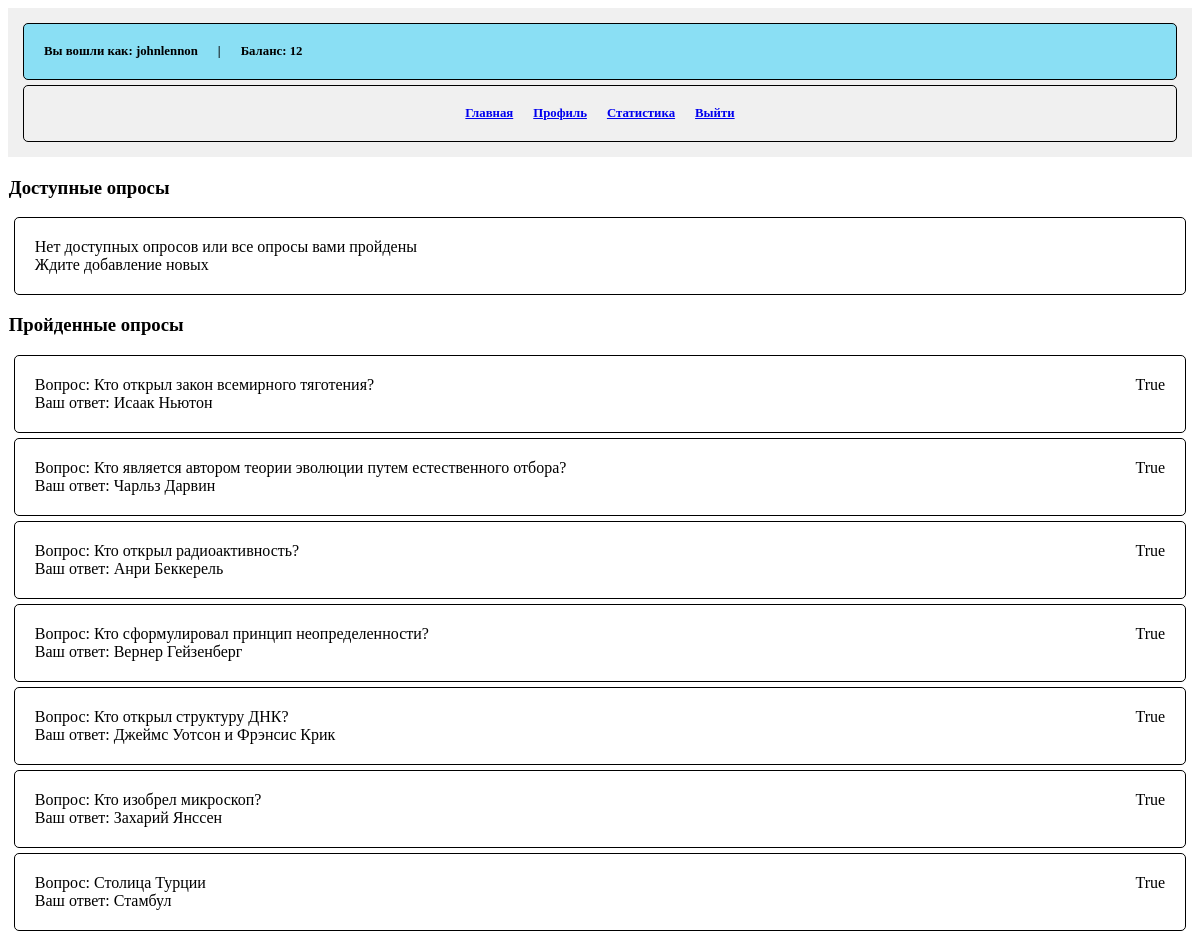
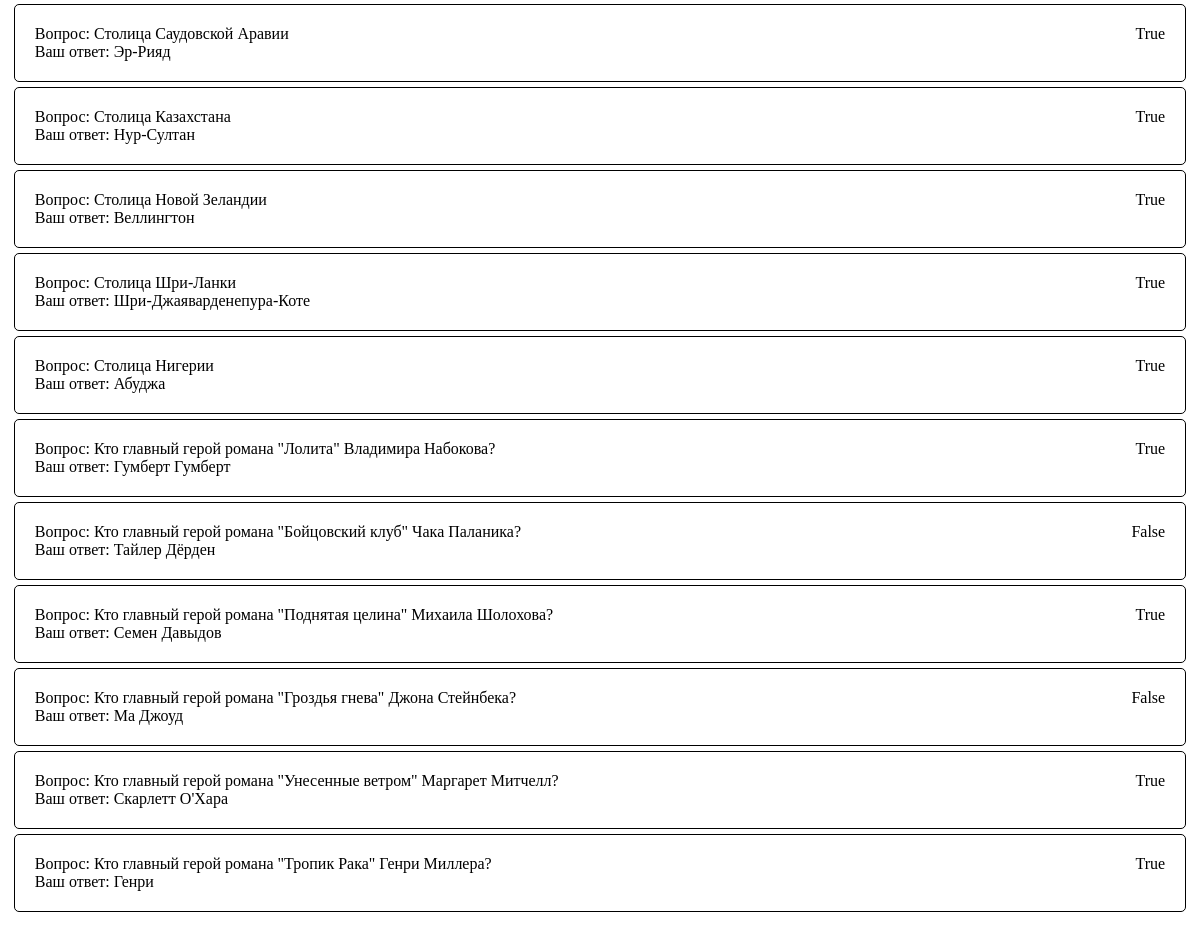
Screenshot of / (signed in) with the database file from the repository (2 pictures, top to bottom).
### polls/models.py (models this page shows, shortened)
class UserProfile(models.Model):
    user = models.OneToOneField(User, on_delete=models.CASCADE)
    currency = models.IntegerField(default=0)
    background_color = models.CharField(max_length=7, default='#FFFFFF')
    border_color = models.CharField(max_length=7, default='#000000')

class UserAnswer(models.Model):
    user = models.ForeignKey(User, on_delete=models.CASCADE)
    question = models.ForeignKey(Question, on_delete=models.CASCADE)
    choice = models.ForeignKey(Choice, on_delete=models.CASCADE)
    result = models.BooleanField(default=False)

class Question(models.Model):
    quiz = models.ForeignKey(Quiz, on_delete=models.CASCADE)
    question_text = models.CharField(max_length=200)
    pub_date = models.DateTimeField("created_at")
    def __str__(self):
        return self.question_text

class Choice(models.Model):
    question = models.ForeignKey(Question, on_delete=models.CASCADE)
    choice_text = models.CharField(max_length=200)
    correct = models.BooleanField(default=False)
    def __str__(self):
        return self.choice_text

### polls/views.py (the view)
# urls.py: path('', views.quizzes_list, name='quizzes_list'),
@login_required
def quizzes_list(request):
    quizzes = Quiz.objects.all()
    answers = UserAnswer.objects.filter(user=request.user)
    quizzes_done = [answer.question.quiz for answer in answers]
    quizzes_available = [quiz for quiz in quizzes if quiz not in quizzes_done]
    return render(request, 'quizzes_list.html', {'quizzes': quizzes_available, 'answers': answers})

### polls/templates/quizzes_list.html (shortened to what this page needs)
{% extends 'base.html' %}
{% block content %}
    <h3>Доступные опросы</h3>
    {% if not quizzes %}
    <span>
        <a>Нет доступных опросов или все опросы вами пройдены<br>Ждите добавление новых</a>
    </span>
    {% endif %}
    <h3>Пройденные опросы</h3>
    {% for answer in answers %}
        <span>
            <a>Вопрос: {{ answer.question }}<br>Ваш ответ: {{ answer.choice }}</a>
            <a>{{ answer.result }}</a>
        </span>
    {% endfor %}
{% endblock %}

### polls/templates/base.html (shortened to what this page needs)
<!DOCTYPE html>
<html lang="en">
<head>
</head>
<body>
    <header>
        {% if user.is_authenticated %}
            <span style="border-color: {{ user.userprofile.border_color }}; background: {{ user.userprofile.background_color }};  display: flex; justify-content: flex-start;">
                <a>Вы вошли как: {{ user.username }}</a>
                <a>|</a>
                <a>Баланс: {{ user.userprofile.currency }}</a>
            </span>
            <span style="display: flex; justify-content: center;">
                <a href="{% url 'quizzes_list' %}">Главная</a>
                <a href="{% url 'user_profile' %}">Профиль</a>
                <a href="{% url 'user_list' %}">Статистика</a>
                <a href="{% url 'logout' %}">Выйти</a>
            </span>
        {% else %}
            <span>
                Вы не вошли в систему
            </span>
        {% endif %}
    </header>
    <main>
        {% block content %}
        {% endblock %}
    </main>
</body>
</html>

### polls/templates/base.html (style rules this page uses)
header { display: block; font-size: .8em; font-weight: bold; justify-content: space-between; padding: 10px; background-color: #f0f0f0; }
main { padding: .8px; }
span { display: flex; font-size: 1em; justify-content: space-between; border: 1px solid black; border-radius: 5px; margin: 5px; padding: 10px; }
a { padding: 10px; }

### rows the page displays
UserAnswer: question "Кто открыл закон всемирного тяготения?", choice "Исаак Ньютон", result "True"
UserAnswer: question "Кто является автором теории эволюции путем естественного отбора?", choice "Чарльз Дарвин", result "True"
UserAnswer: question "Кто открыл радиоактивность?", choice "Анри Беккерель", result "True"
UserAnswer: question "Кто сформулировал принцип неопределенности?", choice "Вернер Гейзенберг", result "True"
UserAnswer: question "Кто открыл структуру ДНК?", choice "Джеймс Уотсон и Фрэнсис Крик", result "True"
UserAnswer: question "Кто изобрел микроскоп?", choice "Захарий Янссен", result "True"
UserAnswer: question "Столица Турции", choice "Стамбул", result "True"
UserAnswer: question "Столица Саудовской Аравии", choice "Эр-Рияд", result "True"
UserAnswer: question "Столица Казахстана", choice "Нур-Султан", result "True"
UserAnswer: question "Столица Новой Зеландии", choice "Веллингтон", result "True"
UserAnswer: question "Столица Шри-Ланки", choice "Шри-Джаяварденепура-Коте", result "True"
UserAnswer: question "Столица Нигерии", choice "Абуджа", result "True"
UserAnswer: question "Кто главный герой романа \"Лолита\" Владимира Набокова?", choice "Гумберт Гумберт", result "True"
UserAnswer: question "Кто главный герой романа \"Бойцовский клуб\" Чака Паланика?", choice "Тайлер Дёрден", result "False"
UserAnswer: question "Кто главный герой романа \"Поднятая целина\" Михаила Шолохова?", choice "Семен Давыдов", result "True"
UserAnswer: question "Кто главный герой романа \"Гроздья гнева\" Джона Стейнбека?", choice "Ма Джоуд", result "False"
UserAnswer: question "Кто главный герой романа \"Унесенные ветром\" Маргарет Митчелл?", choice "Скарлетт О'Хара", result "True"
UserAnswer: question "Кто главный герой романа \"Тропик Рака\" Генри Миллера?", choice "Генри", result "True"

### other values shown
{{ user.username }} "johnlennon"
{{ user.userprofile.currency }} "12"
